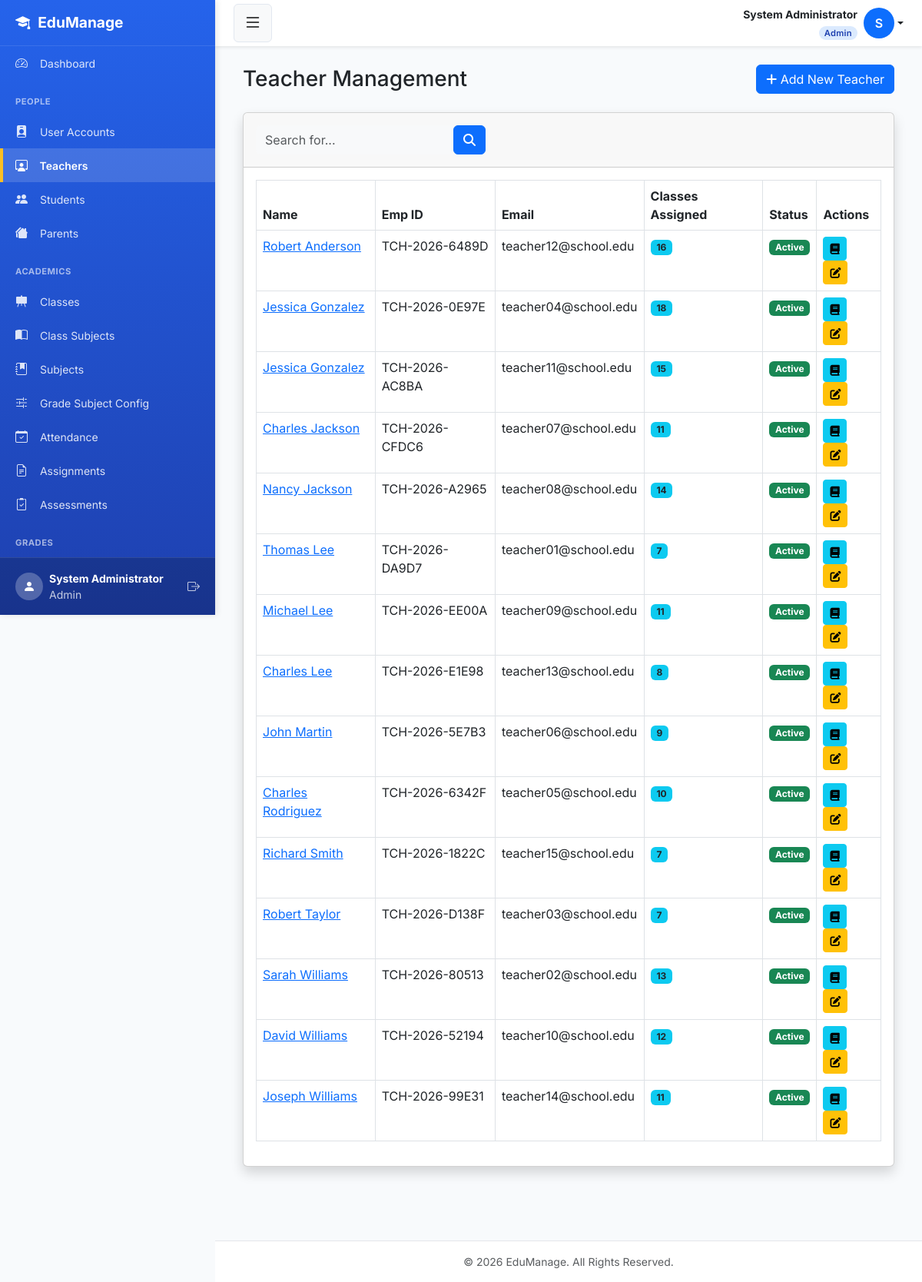
Screenshot of /teachers/ (signed in) with the database file from the repository.
### smsapp/models.py (models this page shows, shortened)
class User(AbstractUser):
    ROLE_CHOICES = [
        ('admin',   'Admin'),
        ('teacher', 'Teacher'),
        ('student', 'Student'),
        ('parent',  'Parent'),
    ]
    role  = models.CharField(max_length=10, choices=ROLE_CHOICES, default='student')
    phone = models.CharField(max_length=20, blank=True, null=True)
    email = models.EmailField(unique=True, blank=True, null=True)
    REQUIRED_FIELDS = ['first_name', 'last_name', 'role']
    class Meta:
        db_table = 'users'

class Teacher(models.Model):
    user           = models.OneToOneField(User, on_delete=models.CASCADE, related_name='teacher_profile')
    employee_id    = models.CharField(max_length=20, unique=True, editable=False, blank=True)
    date_of_birth  = models.DateField(null=True, blank=True)
    qualification  = models.CharField(max_length=200, blank=True, null=True)
    specialization = models.CharField(max_length=200, blank=True, null=True)
    date_joined    = models.DateField(default=timezone.now)
    is_active      = models.BooleanField(default=True)
    created_at     = models.DateTimeField(auto_now_add=True)
    class Meta:
        db_table = 'teachers'
        ordering = ['user__last_name', 'user__first_name']

### smsapp/views.py (the view, shortened to what this page needs)
# urls.py: path('teachers/', views.teacher_list, name='teacher_list'),
@login_required
@admin_required
def teacher_list(request):
    teachers = Teacher.objects.filter(is_active=True).select_related('user')
    search_query = request.GET.get('search', '')
    teachers = teachers.annotate(
        assignment_count=Count('teaching_assignments')
    ).order_by('user__last_name')
    return render(request, 'teachers/teacher_list.html', {
        'teachers': teachers,
        'search_query': search_query,
    })

### smsapp/templates/teachers/teacher_list.html
{% extends 'base.html' %}
{% block content %}
<div class="container-fluid">
    <div class="d-flex justify-content-between align-items-center mb-4">
        <h1 class="h3 mb-0 text-gray-800">Teacher Management</h1>
        <a href="{% url 'teacher_create' %}" class="btn btn-primary">
            <i class="fas fa-plus"></i> Add New Teacher
        </a>
    </div>
    <div class="card shadow mb-4">
        <div class="card-header py-3">
            <form class="d-none d-sm-inline-block form-inline mr-auto ml-md-3 my-2 my-md-0 mw-100 navbar-search">
                <div class="input-group">
                    <input type="text" name="search" class="form-control bg-light border-0 small" placeholder="Search for..." value="{{ search_query }}">
                    <div class="input-group-append">
                        <button class="btn btn-primary" type="submit">
                            <i class="fas fa-search"></i>
                        </button>
                    </div>
                </div>
            </form>
        </div>
        <div class="card-body">
            <div class="table-responsive">
                <table class="table table-bordered" id="dataTable" width="100%" cellspacing="0">
                    <thead>
                        <tr>
                            <th>Name</th>
                            <th>Emp ID</th>
                            <th>Email</th>
                            <th>Classes Assigned</th>
                            <th>Status</th>
                            <th>Actions</th>
                        </tr>
                    </thead>
                    <tbody>
                        {% for teacher in teachers %}
                        <tr>
                            <td><a href="{% url 'teacher_detail' teacher.pk %}">{{ teacher.user.get_full_name }}</a></td>
                            <td>{{ teacher.employee_id }}</td>
                            <td>{{ teacher.user.email }}</td>
                            <td><span class="badge bg-info text-dark">{{ teacher.assignment_count }}</span></td>
                            <td>
                                {% if teacher.is_active %}
                                    <span class="badge bg-success">Active</span>
                                {% else %}
                                    <span class="badge bg-danger">Inactive</span>
                                {% endif %}
                            </td>
                            <td>
                                <a href="{% url 'teacher_assign_subject' teacher.pk %}" class="btn btn-info btn-sm" title="Assign Subjects"><i class="fas fa-book"></i></a>
                                <a href="{% url 'teacher_update' teacher.pk %}" class="btn btn-warning btn-sm" title="Edit"><i class="fas fa-edit"></i></a>
                            </td>
                        </tr>
                        {% empty %}
                        <tr>
                            <td colspan="7" class="text-center">No teachers found.</td>
                        </tr>
                        {% endfor %}
                    </tbody>
                </table>
            </div>
        </div>
    </div>
</div>
{% endblock %}

### smsapp/templates/base.html (shortened to what this page needs)
<!DOCTYPE html>
<html lang="en">
<head>
    <link href="https://cdn.jsdelivr.net/npm/bootstrap@5.3.0/dist/css/bootstrap.min.css" rel="stylesheet">
    <link rel="stylesheet" href="https://cdn.jsdelivr.net/npm/bootstrap-icons@1.11.0/font/bootstrap-icons.css">
    <link rel="stylesheet" href="https://cdnjs.cloudflare.com/ajax/libs/font-awesome/6.4.0/css/all.min.css">
</head>
<body>
<div class="d-flex" id="wrapper">
    <div id="sidebar-wrapper">
        <div class="sidebar-heading">
            <i class="bi bi-mortarboard-fill"></i> EduManage
        </div>
        <div class="sidebar-nav">
            {% if user.role == 'admin' %}
                <a href="{% url 'admin_dashboard' %}" class="list-group-item list-group-item-action">
                    <i class="bi bi-speedometer2"></i> Dashboard
                </a>
            {% elif user.role == 'teacher' %}
                <a href="{% url 'teacher_dashboard' %}" class="list-group-item list-group-item-action">
                    <i class="bi bi-speedometer2"></i> Dashboard
                </a>
            {% elif user.role == 'student' %}
                <a href="{% url 'student_dashboard' %}" class="list-group-item list-group-item-action">
                    <i class="bi bi-speedometer2"></i> Dashboard
                </a>
            {% elif user.role == 'parent' %}
                <a href="{% url 'parent_dashboard' %}" class="list-group-item list-group-item-action">
                    <i class="bi bi-speedometer2"></i> Dashboard
                </a>
            {% endif %}
            {% if user.role == 'admin' %}
                <div class="sidebar-heading-text">People</div>
                <a href="{% url 'user_list' %}" class="list-group-item list-group-item-action">
                    <i class="bi bi-person-badge-fill"></i> User Accounts
                </a>
                <a href="{% url 'teacher_list' %}" class="list-group-item list-group-item-action">
                    <i class="bi bi-person-workspace"></i> Teachers
                </a>
                <a href="{% url 'student_list' %}" class="list-group-item list-group-item-action">
                    <i class="bi bi-people-fill"></i> Students
                </a>
                <a href="{% url 'parent_list' %}" class="list-group-item list-group-item-action">
                    <i class="bi bi-houses-fill"></i> Parents
                </a>
                <div class="sidebar-heading-text">Academics</div>
                <a href="{% url 'class_list' %}" class="list-group-item list-group-item-action">
                    <i class="bi bi-easel-fill"></i> Classes
                </a>
                <a href="{% url 'class_subject_list' %}" class="list-group-item list-group-item-action">
                    <i class="bi bi-book-half"></i> Class Subjects
                </a>
                <a href="{% url 'subject_list' %}" class="list-group-item list-group-item-action">
                    <i class="bi bi-journal-bookmark-fill"></i> Subjects
                </a>
                <a href="{% url 'grade_subject_config_list' %}" class="list-group-item list-group-item-action">
                    <i class="bi bi-sliders2"></i> Grade Subject Config
                </a>
                <a href="{% url 'attendance_history' %}" class="list-group-item list-group-item-action">
                    <i class="bi bi-calendar-check"></i> Attendance
                </a>
                <a href="{% url 'assignment_list' %}" class="list-group-item list-group-item-action">
                    <i class="bi bi-file-earmark-text"></i> Assignments
                </a>
                <a href="{% url 'create_assessment' %}" class="list-group-item list-group-item-action">
                    <i class="bi bi-clipboard2-check"></i> Assessments
                </a>
                <div class="sidebar-heading-text">Grades</div>
                <a href="{% url 'view_gradebook' 0 0 %}" class="list-group-item list-group-item-action" onclick="return false;">
                </a>
            {% endif %}
        </div>
        <div class="sidebar-footer">
            <div class="d-flex align-items-center">
                <div class="rounded-circle bg-white bg-opacity-25 d-flex align-items-center justify-content-center me-2"
                     style="width: 36px; height: 36px;">
                    <i class="bi bi-person-fill"></i>
                </div>
                <div class="flex-grow-1">
                    <div class="small fw-bold">{{ user.get_full_name|default:user.username }}</div>
                    <div class="small opacity-75">{{ user.get_role_display }}</div>
                </div>
                <a href="{% url 'logout' %}" class="text-white text-decoration-none opacity-75 hover-opacity-100">
                    <i class="bi bi-box-arrow-right"></i>
                </a>
            </div>
        </div>
    </div>
    <div id="page-content-wrapper">
        <nav class="top-navbar">
            <button class="btn btn-light" id="sidebarToggle" aria-label="Toggle sidebar">
                <i class="bi bi-list fs-4"></i>
            </button>
            <div class="dropdown">
                <a href="#"
                   class="d-flex align-items-center text-decoration-none dropdown-toggle text-dark"
                   id="userDropdown"
                   data-bs-toggle="dropdown"
                   aria-expanded="false">
                    <div class="me-2 text-end d-none d-lg-block">
                        <div class="fw-bold small">
                            {{ user.get_full_name|default:user.username }}
                        </div>
                        <span class="role-badge {{ user.role }}">
                            {{ user.get_role_display }}
                        </span>
                    </div>
                    <div class="rounded-circle bg-primary text-white d-flex align-items-center justify-content-center"
                         style="width:40px;height:40px;font-weight:600;flex-shrink:0;">
                        {{ user.first_name|first|default:user.username|first|upper }}
                    </div>
                </a>
            </div>
        </nav>
        <div class="container-fluid p-4">
            {% block content %}{% endblock %}
        </div>
        <footer class="bg-white text-center py-3 mt-5 border-top">
            <div class="container text-muted small">
                &copy; {% now "Y" %} EduManage. All Rights Reserved.
            </div>
        </footer>
    </div>
</div>
</body>
</html>

### smsapp/templates/base.html (style rules this page uses)
:root { --primary-color: #2563eb; --primary-dark: #1e40af; --secondary-color: #64748b; --sidebar-width: 280px; --header-height: 60px; }
* { margin: 0; padding: 0; box-sizing: border-box; }
body { font-family: 'Inter', -apple-system, BlinkMacSystemFont, 'Segoe UI', Roboto, sans-serif; background-color: #f8fafc; overflow-x: hidden; min-height: 100vh; }
#sidebar-wrapper { height: 100vh; width: var(--sidebar-width); position: fixed; top: 0; left: 0; background: linear-gradient(180deg, var(--primary-color) 0%, var(--primary-dark) 100%); color: white; box-shadow: 2px 0 8px rgba(0, 0, 0, 0.1); display: flex; flex-direction: column; overflow: hidden; z-index: 1000; }
.sidebar-heading { padding: 0.875rem 1.25rem; font-size: 1.2rem; font-weight: 700; color: white; border-bottom: 1px solid rgba(255, 255, 255, 0.1); height: var(--header-height); display: flex; align-items: center; gap: 10px; flex-shrink: 0; }
.sidebar-nav { flex: 1; overflow-y: auto; overflow-x: hidden; padding-bottom: 20px; }
.sidebar-footer { padding: 16px 20px; border-top: 1px solid rgba(255, 255, 255, 0.1); background: rgba(0, 0, 0, 0.2); flex-shrink: 0; }
.sidebar-heading-text { color: rgba(255, 255, 255, 0.6); font-size: 0.7rem; text-transform: uppercase; font-weight: 700; letter-spacing: 0.5px; padding: 15px 20px 8px; margin-top: 5px; }
.list-group-item { border: none; background-color: transparent; color: rgba(255, 255, 255, 0.85); padding: 10px 20px; font-size: 0.875rem; transition: all 0.2s ease; cursor: pointer; display: block; text-decoration: none; }
.list-group-item.active { background-color: rgba(255, 255, 255, 0.15); color: white; font-weight: 600; border-left: 4px solid #fbbf24; padding-left: 16px; }
.list-group-item i { margin-right: 12px; width: 20px; text-align: center; font-size: 1rem; }
#page-content-wrapper { margin-left: var(--sidebar-width); min-height: 100vh; width: calc(100% - var(--sidebar-width)); transition: margin 0.25s ease-out; }
.top-navbar { height: var(--header-height); background-color: white; box-shadow: 0 2px 4px rgba(0, 0, 0, 0.08); display: flex; align-items: center; justify-content: space-between; padding: 0 1.5rem; position: sticky; top: 0; z-index: 998; }
.top-navbar .btn-light { border: 1px solid #e2e8f0; transition: all 0.2s ease; }
.role-badge { display: inline-block; font-size: 0.7rem; padding: 1px 7px; border-radius: 20px; font-weight: 600; text-transform: capitalize; letter-spacing: 0.3px; }
.role-badge.admin { background: #dbeafe; color: #1e40af; }
footer { margin-top: auto; }
.container-fluid { max-width: 1400px; }
.border-top { border-top: 1px solid #e5e7eb !important; }

### rows the page displays
User: get_full_name "System Administrator", role "Admin", first_name|first "S"
Teacher: user.get_full_name "Robert Anderson", employee_id "TCH-2026-6489D", user.email "teacher12@school.edu", assignment_count "16", is_active "Active"
Teacher: user.get_full_name "Jessica Gonzalez", employee_id "TCH-2026-0E97E", user.email "teacher04@school.edu", assignment_count "18", is_active "Active"
Teacher: user.get_full_name "Jessica Gonzalez", employee_id "TCH-2026-AC8BA", user.email "teacher11@school.edu", assignment_count "15", is_active "Active"
Teacher: user.get_full_name "Charles Jackson", employee_id "TCH-2026-CFDC6", user.email "teacher07@school.edu", assignment_count "11", is_active "Active"
Teacher: user.get_full_name "Nancy Jackson", employee_id "TCH-2026-A2965", user.email "teacher08@school.edu", assignment_count "14", is_active "Active"
Teacher: user.get_full_name "Thomas Lee", employee_id "TCH-2026-DA9D7", user.email "teacher01@school.edu", assignment_count "7", is_active "Active"
Teacher: user.get_full_name "Michael Lee", employee_id "TCH-2026-EE00A", user.email "teacher09@school.edu", assignment_count "11", is_active "Active"
Teacher: user.get_full_name "Charles Lee", employee_id "TCH-2026-E1E98", user.email "teacher13@school.edu", assignment_count "8", is_active "Active"
Teacher: user.get_full_name "John Martin", employee_id "TCH-2026-5E7B3", user.email "teacher06@school.edu", assignment_count "9", is_active "Active"
Teacher: user.get_full_name "Charles Rodriguez", employee_id "TCH-2026-6342F", user.email "teacher05@school.edu", assignment_count "10", is_active "Active"
Teacher: user.get_full_name "Richard Smith", employee_id "TCH-2026-1822C", user.email "teacher15@school.edu", assignment_count "7", is_active "Active"
Teacher: user.get_full_name "Robert Taylor", employee_id "TCH-2026-D138F", user.email "teacher03@school.edu", assignment_count "7", is_active "Active"
Teacher: user.get_full_name "Sarah Williams", employee_id "TCH-2026-80513", user.email "teacher02@school.edu", assignment_count "13", is_active "Active"
Teacher: user.get_full_name "David Williams", employee_id "TCH-2026-52194", user.email "teacher10@school.edu", assignment_count "12", is_active "Active"
Teacher: user.get_full_name "Joseph Williams", employee_id "TCH-2026-99E31", user.email "teacher14@school.edu", assignment_count "11", is_active "Active"
